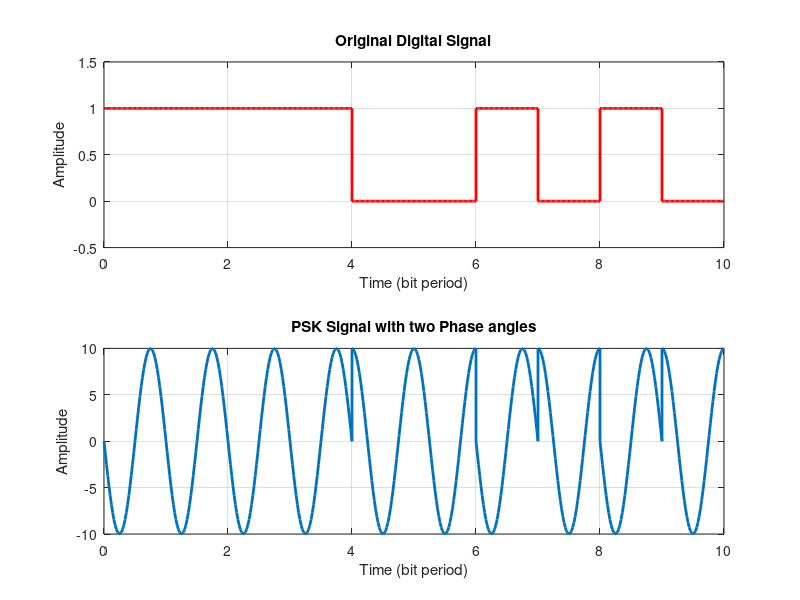

This chart was generated by the following MATLAB code:
data = [1 1 1 1 0 0 1 0 1 0]; 
% Digital message signal  
fs = 50; 
% Sampling rate - This will define the resoultion   
t = 0: 1/fs : 1; 
% Time for one bit   
carrier_amplitude = 10;
carrier_freq = 1;  
phase_0 = pi/2; 
% Phase of carrier for 0 
phase_1 = pi; 
% Phase of carrier for 1   
carrier_0 = carrier_amplitude * sin(2*pi*carrier_freq*t + phase_0); 
% Carrier for 0 
carrier_1 = carrier_amplitude * sin(2*pi*carrier_freq*t + phase_1); 
% Carrier for 1     
time = [];
% This time variable is just for plot 
digital_signal = []; psk_modulated = [];   
for i= 1:1:numel(data)      
    % The PSK Signal   
    psk_modulated = [psk_modulated (data(i)==0)*carrier_0+(data(i)==1)*carrier_1]; 
     % The Original Digital Signal     
     digital_signal = [digital_signal (data(i)==0)*zeros(1,length(t)) + (data(i)==1)*ones(1,length(t))];        
     time = [time t];    
     t =  t + 1;     
end
% Plot the Original Digital Signal   
subplot(2,1,1); 
plot(time,digital_signal,'r','LineWidth',2); 
xlabel('Time (bit period)');
ylabel('Amplitude'); 
title('Original Digital Signal'); 
axis([0 time(end) -0.5 1.5]); grid on;  
% Plot the PSK modulated Signal 
subplot(2,1,2);
plot(time,psk_modulated,'LineWidth',2);
xlabel('Time (bit period)');
ylabel('Amplitude');
title('PSK Signal with two Phase angles'); 
axis([0 time(end) -carrier_amplitude carrier_amplitude]);
grid  on;
 
 